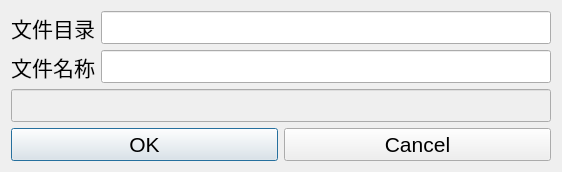
<?xml version="1.0" encoding="UTF-8"?>
<ui version="4.0">
 <class>QSttFileSaveAsDlg</class>
 <widget class="QDialog" name="QSttFileSaveAsDlg">
  <property name="geometry">
   <rect>
    <x>0</x>
    <y>0</y>
    <width>562</width>
    <height>170</height>
   </rect>
  </property>
  <property name="windowTitle">
   <string>Edit</string>
  </property>
  <layout class="QVBoxLayout" name="verticalLayout_2">
   <item>
    <layout class="QVBoxLayout" name="verticalLayout">
     <item>
      <layout class="QGridLayout" name="gridLayout">
       <item row="0" column="1">
        <widget class="QLabel" name="m_lblFileFolder">
         <property name="font">
          <font>
           <pointsize>16</pointsize>
          </font>
         </property>
         <property name="text">
          <string>文件目录</string>
         </property>
         <property name="alignment">
          <set>Qt::AlignRight|Qt::AlignTrailing|Qt::AlignVCenter</set>
         </property>
        </widget>
       </item>
       <item row="0" column="3">
        <widget class="QSttLineEdit" name="m_wndFolderName">
         <property name="font">
          <font>
           <pointsize>16</pointsize>
          </font>
         </property>
         <property name="readOnly">
          <bool>false</bool>
         </property>
        </widget>
       </item>
       <item row="2" column="3">
        <widget class="QSttLineEdit" name="m_wndFileName">
         <property name="font">
          <font>
           <pointsize>16</pointsize>
          </font>
         </property>
        </widget>
       </item>
       <item row="2" column="1">
        <widget class="QLabel" name="m_lblFileName">
         <property name="font">
          <font>
           <pointsize>16</pointsize>
          </font>
         </property>
         <property name="text">
          <string>文件名称</string>
         </property>
         <property name="alignment">
          <set>Qt::AlignRight|Qt::AlignTrailing|Qt::AlignVCenter</set>
         </property>
        </widget>
       </item>
      </layout>
     </item>
     <item>
      <widget class="QLineEdit" name="m_wndInfor">
       <property name="enabled">
        <bool>false</bool>
       </property>
       <property name="font">
        <font>
         <pointsize>16</pointsize>
        </font>
       </property>
       <property name="readOnly">
        <bool>true</bool>
       </property>
      </widget>
     </item>
     <item>
      <layout class="QHBoxLayout" name="horizontalLayout">
       <property name="spacing">
        <number>6</number>
       </property>
       <item>
        <widget class="QPushButton" name="m_Btn_OK">
         <property name="font">
          <font>
           <pointsize>16</pointsize>
          </font>
         </property>
         <property name="text">
          <string>OK</string>
         </property>
        </widget>
       </item>
       <item>
        <widget class="QPushButton" name="m_Btn_Cancel">
         <property name="font">
          <font>
           <pointsize>16</pointsize>
          </font>
         </property>
         <property name="text">
          <string>Cancel</string>
         </property>
        </widget>
       </item>
      </layout>
     </item>
    </layout>
   </item>
  </layout>
 </widget>
 <customwidgets>
  <customwidget>
   <class>QSttLineEdit</class>
   <extends>QLineEdit</extends>
   <header location="global">../Module/UI/Controls/SttLineEdit.h</header>
  </customwidget>
 </customwidgets>
 <resources/>
 <connections/>
</ui>
